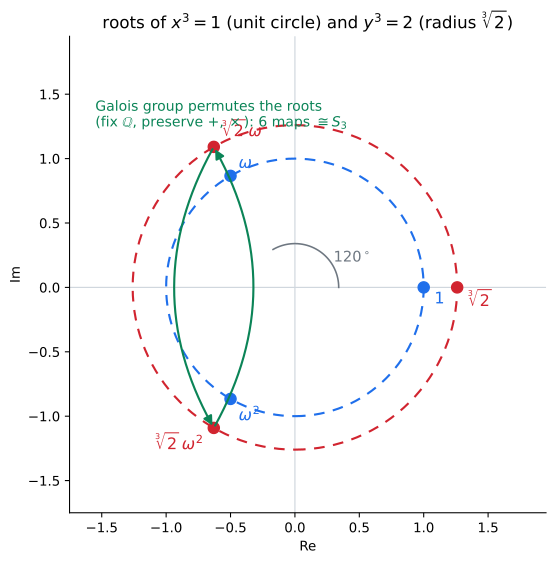

This figure's Python source:
#!/usr/bin/env python3
"""Static figure for 04강 3기 5강 (군의 관점에서 지수법칙) — §16 (갈루아 예시).

The roots of x^3=1 sit on the unit circle, 120° apart; the roots of y^3=2 sit on a
circle of radius 2^(1/3), also 120° apart. The Galois group of Q(roots of y^3-2)
permutes these roots while fixing Q and preserving +,× — exactly 6 such maps, with
the structure of S_3.

Reproduce:
  uv run --with matplotlib --with numpy python cube-roots-complex-plane-03-season-05-16.py
"""
from pathlib import Path
import numpy as np
import matplotlib.pyplot as plt
from matplotlib.patches import Circle, FancyArrowPatch

OUT = Path(__file__).with_suffix(".svg")

blue, red, green, grey = "#1f6feb", "#d1242f", "#0b8457", "#6e7781"

# cube roots of unity:  e^{2πik/3}
k = np.array([0, 1, 2])
unit = np.exp(2j * np.pi * k / 3)                 # x^3 = 1
two = (2.0 ** (1 / 3)) * np.exp(2j * np.pi * k / 3)   # y^3 = 2  (real cube root x roots of unity)

R = 2.0 ** (1 / 3)

fig, ax = plt.subplots(figsize=(6.4, 6.0))

# circles
ax.add_patch(Circle((0, 0), 1.0, fill=False, color=blue, lw=1.6, ls=(0, (5, 4))))
ax.add_patch(Circle((0, 0), R, fill=False, color=red, lw=1.6, ls=(0, (5, 4))))

# axes
ax.axhline(0, color="#d0d7de", lw=0.9, zorder=0)
ax.axvline(0, color="#d0d7de", lw=0.9, zorder=0)

# roots of x^3 = 1
for z in unit:
    ax.scatter([z.real], [z.imag], s=70, color=blue, zorder=6)
ax.annotate(r"$1$", (unit[0].real, unit[0].imag), textcoords="offset points",
            xytext=(8, -12), color=blue, fontsize=12)
ax.annotate(r"$\omega$", (unit[1].real, unit[1].imag), textcoords="offset points",
            xytext=(6, 6), color=blue, fontsize=12)
ax.annotate(r"$\omega^2$", (unit[2].real, unit[2].imag), textcoords="offset points",
            xytext=(6, -16), color=blue, fontsize=12)

# roots of y^3 = 2
for z in two:
    ax.scatter([z.real], [z.imag], s=70, color=red, zorder=6)
ax.annotate(r"$\sqrt[3]{2}$", (two[0].real, two[0].imag), textcoords="offset points",
            xytext=(8, -14), color=red, fontsize=12)
ax.annotate(r"$\sqrt[3]{2}\,\omega$", (two[1].real, two[1].imag),
            textcoords="offset points", xytext=(6, 8), color=red, fontsize=12)
ax.annotate(r"$\sqrt[3]{2}\,\omega^{2}$", (two[2].real, two[2].imag),
            textcoords="offset points", xytext=(-44, -16), color=red, fontsize=12)

# 120° angle marker on the unit circle
for ang in (0, 120, 240):
    pass
arc_r = 0.34
th = np.linspace(0, 2 * np.pi / 3, 40)
ax.plot(arc_r * np.cos(th), arc_r * np.sin(th), color=grey, lw=1.2)
ax.text(0.30, 0.20, r"$120^\circ$", color=grey, fontsize=11)

# a permutation arrow: a Galois map rotates the three roots (omega <-> omega^2 etc.)
def curved(p, q, color):
    ax.add_patch(FancyArrowPatch(p, q, connectionstyle="arc3,rad=0.28",
                                 arrowstyle="-|>", mutation_scale=14,
                                 lw=1.6, color=color, zorder=7))

curved((two[1].real, two[1].imag), (two[2].real, two[2].imag), green)
curved((two[2].real, two[2].imag), (two[1].real, two[1].imag), green)
ax.text(-1.55, 1.25,
        "Galois group permutes the roots\n"
        r"(fix $\mathbb{Q}$, preserve $+,\times$): $6$ maps $\cong S_3$",
        color=green, fontsize=10.5)

ax.set_xlim(-1.75, 1.95)
ax.set_ylim(-1.75, 1.95)
ax.set_aspect("equal")
ax.set_xlabel("Re")
ax.set_ylabel("Im")
ax.set_title(r"roots of $x^3=1$ (unit circle) and $y^3=2$ (radius $\sqrt[3]{2}$)",
             fontsize=12.5)
for s in ("top", "right"):
    ax.spines[s].set_visible(False)

fig.tight_layout()
fig.savefig(OUT, format="svg", bbox_inches="tight")
print(f"wrote {OUT}  R={R:.4f}  unit-roots check sum={unit.sum():.2e}  "
      f"two-roots check |z|={np.abs(two)}")
